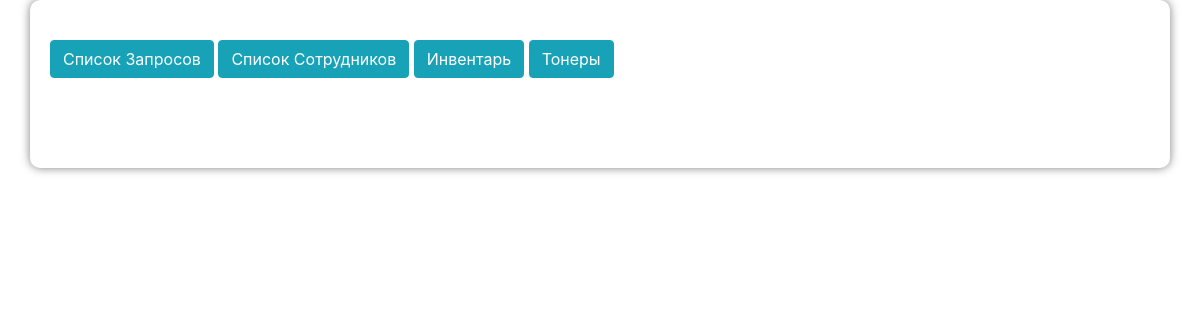
The app's page /zapros/detail/183 (signed in), older data.
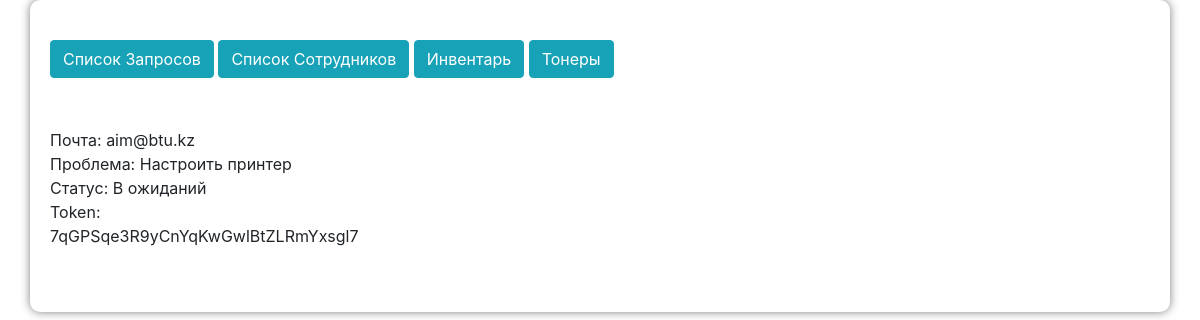
The same page, newer data.
### blog/models.py (models this page shows, shortened)
class Zapros(models.Model):
    name = models.CharField('Почта',max_length=200, default='')
    problem = models.TextField('Опишите проблему',max_length=200, default='')
    unique_id = get_random_string(length=32)
    verification = models.CharField(unique_id, max_length=200, default = unique_id)
    status = models.CharField('Статус', max_length=200, default = 'new')
    def __str__(self):
        return self.name

### blog/views.py (the view)
# urls.py: path('zapros/detail/<int:pk>', views.zapros_detail, name='zapros_detail'),
def zapros_detail(request, pk):
    currents = Zapros.objects.filter(id=pk)
    context = {
        'currents': currents
    }
    return render(request, 'blog/zapros_detail.html', context)

### blog/templates/blog/zapros_detail.html (shortened to what this page needs)
{% extends 'blog/base.html' %}
{% block content %}
    {% if user.is_authenticated %}
        {% for current in currents %}
            Почта: {{ current }} <br>
            Проблема: {{ current.problem }} <br>
            Статус: {% if  current.status == 'new' %} Текущий {% elif current.status == 'awaits' %} В ожиданий {% else %} Закрытые {% endif %} <br>
            <div class="token" name="{{ current.verification }}">Token: <div id="token">{{ current.verification }}</div><br></div>
        {% endfor %}
    {% else %}
        Запрос помечен выполненным!
    {% endif %}
{% endblock %}

Row changes from the older to the newer data that the page shows:
added Zapros: name "aim@btu.kz", problem "Настроить принтер", status "В ожиданий", verification "7qGPSqe3R9yCnYqKwGwlBtZLRmYxsgl7"
